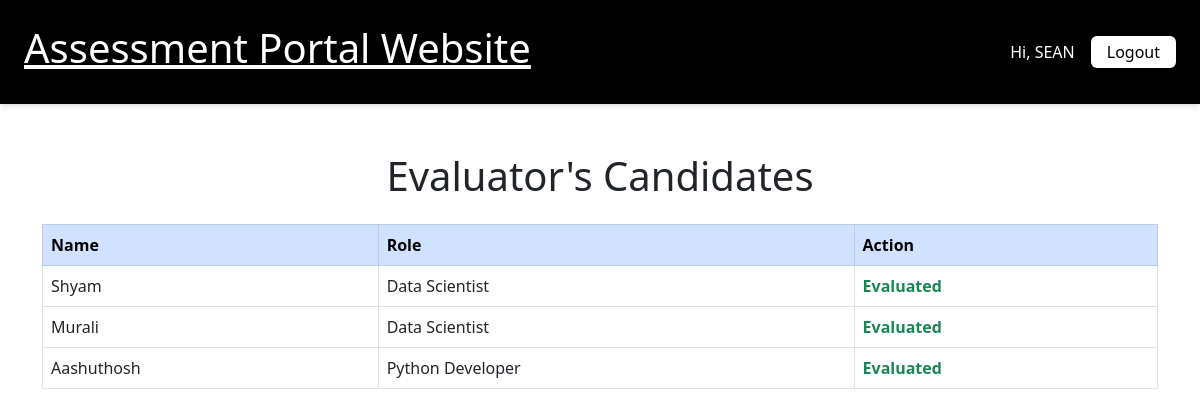
The app's page /trial/ (signed in) with its own data.
### assessment_app/models.py (models this page shows, shortened)
class Candidate(models.Model):
    name = models.CharField(max_length=30,null=False,blank=False)
    email = models.EmailField(null=False,blank=False)
    resume = models.FileField(upload_to="resumes/",blank=True,null=True)
    role = models.ForeignKey(Role,related_name='candidaterole',on_delete=models.CASCADE)

class Role(models.Model):
    title = models.CharField(max_length=40,null=False,blank=False,unique=True)
    def __str__(self):
        return self.title

### assessment_app/views.py (the view)
# urls.py: path('trial/',evaluator_candidates_view,name='trial'),
@login_required
def evaluator_candidates_view(request):
    candidate_ids = Evaluator.objects.filter(user=request.user).values_list('candidate_id', flat=True)
    unevaluated_exists = CandidateCriterionScore.objects.filter(
        candidate_id=OuterRef('pk'),
        evaluator__user=request.user,
        is_evaluated=False
    )
    candidates = Candidate.objects.filter(id__in=candidate_ids).annotate(
        is_fully_evaluated=~Exists(unevaluated_exists)
    )
    return render(request, 'trial.html', {'candidates': candidates})

### templates/trial.html
{% extends 'home.html' %}
{% block content %}
<link href="https://cdn.jsdelivr.net/npm/bootstrap@5.3.0/dist/css/bootstrap.min.css" rel="stylesheet">
<div class="container mt-5">
    <h1 class="mb-4 text-center">Evaluator's Candidates</h1>
    <div class="table-responsive">
        <table class="table table-bordered table-hover">
            <thead class="table-primary">
                <tr>
                    <th scope="col">Name</th>
                    <th scope="col">Role</th>
                    <th scope="col">Action</th>
                </tr>
            </thead>
            <tbody>
                {% for candidate in candidates %}
                    <tr>
                        <td>{{ candidate.name }}</td>
                        <td>{{ candidate.role }}</td>
                        <td>
                            {% if candidate.is_fully_evaluated %}
                                <span class="text-success fw-bold">Evaluated</span>
                            {% else %}
                                <a href="{% url 'evalscorer' candidate_id=candidate.id %}"
                                   class="btn btn-outline-primary btn-sm">
                                    Evaluate
                                </a>
                            {% endif %}
                        </td>
                    </tr>
                {% endfor %}
            </tbody>
        </table>
    </div>
</div>
{% endblock %}

### templates/home.html (shortened to what this page needs)
<!DOCTYPE html>
<html lang="en">
<head>
    <script src="https://cdn.tailwindcss.com"></script>
</head>
<body>
    <nav class="bg-black shadow-md">
    <div class="max-w-7xl mx-auto px-4 py-4 flex justify-between items-center">
        <a href="{% url 'home' %}" class="text-2xl font-bold text-white"><h1>Assessment Portal Website</h1></a>
        <div class="flex items-center gap-2">
                    {% if user.is_authenticated %}
                        <span class="text-white mr-2">Hi, {{ user.username }}</span>
                    {% else %}
                         <a href="{% url 'login' %}" class="bg-white text-black px-3 py-1 rounded hover:bg-green-600 hover:text-white transition">Login</a>
                    {% endif %}
                        <form method="post" action="{% url 'logout' %}">
                            <button type="submit" class="bg-white text-black px-3 py-1 rounded hover:bg-red-600 hover:text-white transition">Logout</button>
                        </form>
    </div>
</nav>
{% block content %}{% endblock %}
</body>
</html>

### records on screen
Candidate: name "Shyam", role "Data Scientist", shows "Evaluated"
Candidate: name "Murali", role "Data Scientist", shows "Evaluated"
Candidate: name "Aashuthosh", role "Python Developer", shows "Evaluated"

### other values on screen
{{ user.username }} "SEAN"
